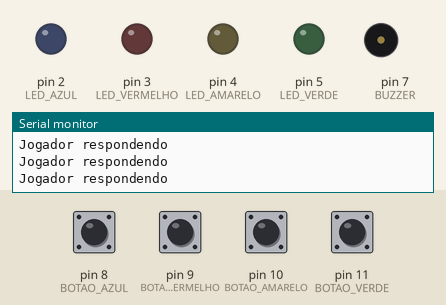
Recording of a sketch running on a simulated Arduino Uno, built with avr-gcc and run on an emulated ATmega328P. On the bench: output pins drawn as LEDs (lit = HIGH), buzzer (waves = sounding), the last lines printed to the serial monitor. Dashed ring = blinking. The inputs (shaded band) are chosen by the test bench; at power-on: pin 8 (BOTAO_AZUL), pin 9 (BOTAO_VERMELHO), pin 10 (BOTAO_AMARELO), pin 11 (BOTAO_VERDE) HIGH. Random numbers use the default seed unless the sketch sets one.

Above: at 2.5 s.
2.6 s: pin 9 (BOTAO_VERMELHO) pulled LOW for 0.45 s
At 3.9 s:
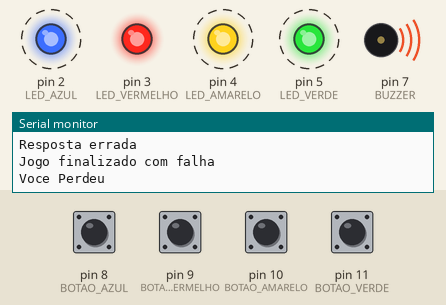
At 4.3 s:
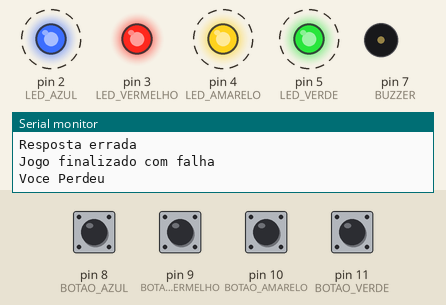
Timing chart, 0 to 11.6 s (numbered marks = the images above; inputs shaded):
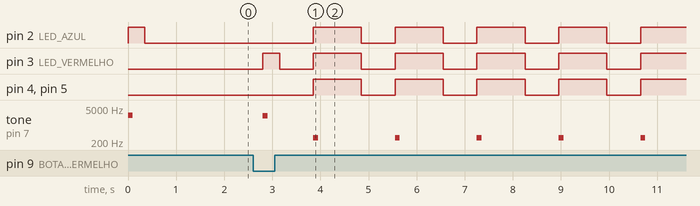

The sketch:

jogo.ino
```cpp
#define LED_AZUL 2
#define LED_VERMELHO 3
#define LED_AMARELO 4
#define LED_VERDE 5
#define BOTAO_AZUL 8
#define BOTAO_VERMELHO 9
#define BOTAO_AMARELO 10
#define BOTAO_VERDE 11
#define UM_SEGUNDO 1000
#define MEIO_SEGUNDO 350
#define INDEFINIDO -1
#define TAMANHO_SEQUENCIA 10
#define POTENCIOMETRO 0
#define BUZZER 7

int sequenciaLuzes[TAMANHO_SEQUENCIA];
int rodada = 0;
int passos_respondidos = 0;

enum ESTADOS {
  PRONTO_PROXIMA_RODADA,
  USUARIO_RESPONDENDO,
  JOGO_FINALIZADO_SUCESSO,
  JOGO_FINALIZADO_FALHA
};


void setup() {
  Serial.begin(9600);

  iniciaPortas();
  iniciaBotoes();
  iniciaBuzzer();
  iniciaJogo();
}

void loop() {

  switch(estadoAtual()) {
    case PRONTO_PROXIMA_RODADA:
      Serial.println("Pronto para a proxima rodada");
      preparaNovaRodada();
      break;
    case USUARIO_RESPONDENDO:
      Serial.println("Jogador respondendo");
    processaRespostaJogador();
      break;
    case JOGO_FINALIZADO_SUCESSO:
        Serial.println("Jogo finalizado com sucesso");
      jogoFinalizadoSucesso();
        break;
    case JOGO_FINALIZADO_FALHA:
        Serial.println("Jogo finalizado com falha");
      jogoFinalizadoFalha();
        break;
  }

  delay(MEIO_SEGUNDO);

}

void preparaNovaRodada() {
  rodada++;
  passos_respondidos = 0;

  if(rodada <= TAMANHO_SEQUENCIA) {
    Serial.print("Rodada #");
    Serial.println(rodada);
    tocaLedsRodada();
  }
}

void processaRespostaJogador() {

  int resposta = leRespostaJogador();

  if(resposta == INDEFINIDO) return;

  if(resposta == sequenciaLuzes[passos_respondidos]) {
    passos_respondidos++;
  } else {
    rodada = TAMANHO_SEQUENCIA + 2;
    Serial.println("Resposta errada");
  }
}

int estadoAtual() {

  if(rodada <= TAMANHO_SEQUENCIA) {
    if(passos_respondidos == rodada) {
        return PRONTO_PROXIMA_RODADA;
    }
    return USUARIO_RESPONDENDO;
  } else if (rodada == TAMANHO_SEQUENCIA + 1) {
    return JOGO_FINALIZADO_SUCESSO;
  }
  return JOGO_FINALIZADO_FALHA;

}

void tocaLedsRodada() {
  for(int i = 0; i < rodada; i++) {
    piscaLED(sequenciaLuzes[i]);
  }
}

int leRespostaJogador() {

  if(digitalRead(BOTAO_VERDE) == LOW) {
    return piscaLED(LED_VERDE);
  } else if(digitalRead(BOTAO_AMARELO) == LOW) {
    return piscaLED(LED_AMARELO);
  } else if(digitalRead(BOTAO_VERMELHO) == LOW) {
    return piscaLED(LED_VERMELHO);
  } else if(digitalRead(BOTAO_AZUL) == LOW) {
    return piscaLED(LED_AZUL);
  } else {
    return INDEFINIDO;
  }

}

void iniciaBuzzer() {
  pinMode(BUZZER, OUTPUT);
}

void iniciaBotoes() {
  pinMode(BOTAO_VERDE, INPUT_PULLUP);
  pinMode(BOTAO_AMARELO, INPUT_PULLUP);
  pinMode(BOTAO_VERMELHO, INPUT_PULLUP);
  pinMode(BOTAO_AZUL, INPUT_PULLUP);
}

int sorteiaNumero() {
  return random(LED_AZUL, LED_VERDE+1); // 2-5
}

void iniciaJogo() {
  int jogo = analogRead(POTENCIOMETRO);
  Serial.println(jogo);
  randomSeed(jogo);

  for(int i = 0; i < TAMANHO_SEQUENCIA; i++) {
  sequenciaLuzes[i] = sorteiaNumero();
  }
}

void iniciaPortas() {
  pinMode(LED_AMARELO, OUTPUT);
  pinMode(LED_AZUL, OUTPUT);
  pinMode(LED_VERDE, OUTPUT);
  pinMode(LED_VERMELHO, OUTPUT);
}

int piscaLED(int portaLED) {

  verificaSomDoLed(portaLED);

  digitalWrite(portaLED, HIGH);
  delay(MEIO_SEGUNDO); // Wait for 500 millisecond(s)
  digitalWrite(portaLED, LOW);
  delay(MEIO_SEGUNDO); // Wait for 1000 millisecond(s)
  return portaLED;
}

void jogoFinalizadoSucesso() {
  piscaLED(LED_VERDE);
  piscaLED(LED_AMARELO);
  piscaLED(LED_VERMELHO);
  piscaLED(LED_AZUL);
}

void jogoFinalizadoFalha() {

  Serial.println("Voce Perdeu");
  tocaSom(300);

  digitalWrite(LED_VERDE, HIGH);
  digitalWrite(LED_AMARELO, HIGH);
  digitalWrite(LED_VERMELHO, HIGH);
  digitalWrite(LED_AZUL, HIGH);
  delay(UM_SEGUNDO);
  digitalWrite(LED_VERDE, LOW);
  digitalWrite(LED_AMARELO, LOW);
  digitalWrite(LED_VERMELHO, LOW);
  digitalWrite(LED_AZUL, LOW);
  delay(MEIO_SEGUNDO);
}

void tocaSom(int frequencia) {
  tone(BUZZER, frequencia, 100);
}

void verificaSomDoLed(int portaLed) {
  switch (portaLed) {
    case LED_VERDE:
      tocaSom(2000);
      break;
    case LED_AMARELO:
      tocaSom(2200);
      break;
    case LED_VERMELHO:
      tocaSom(2400);
      break;
    case LED_AZUL:
      tocaSom(2500);
      break;
  }
}
```

Measured:
- after the input at 2.6 s, pin 2 (LED_AZUL): alternates HIGH for 1.0 s and LOW for 0.70 s, starting after 1.3 s; pin 3 (LED_VERMELHO): LOW → HIGH after 0.20 s, then repeats every 1.7 s: LOW 0.70 s, HIGH 1.0 s
